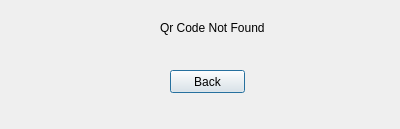
<?xml version="1.0" encoding="UTF-8"?>
<ui version="4.0">
 <class>QrnotFound</class>
 <widget class="QDialog" name="QrnotFound">
  <property name="geometry">
   <rect>
    <x>0</x>
    <y>0</y>
    <width>400</width>
    <height>129</height>
   </rect>
  </property>
  <property name="windowTitle">
   <string>Dialog</string>
  </property>
  <widget class="QLabel" name="label">
   <property name="geometry">
    <rect>
     <x>160</x>
     <y>20</y>
     <width>111</width>
     <height>16</height>
    </rect>
   </property>
   <property name="text">
    <string>Qr Code Not Found</string>
   </property>
  </widget>
  <widget class="QPushButton" name="pushButton">
   <property name="geometry">
    <rect>
     <x>170</x>
     <y>70</y>
     <width>75</width>
     <height>23</height>
    </rect>
   </property>
   <property name="text">
    <string>Back</string>
   </property>
  </widget>
 </widget>
 <resources/>
 <connections/>
</ui>
